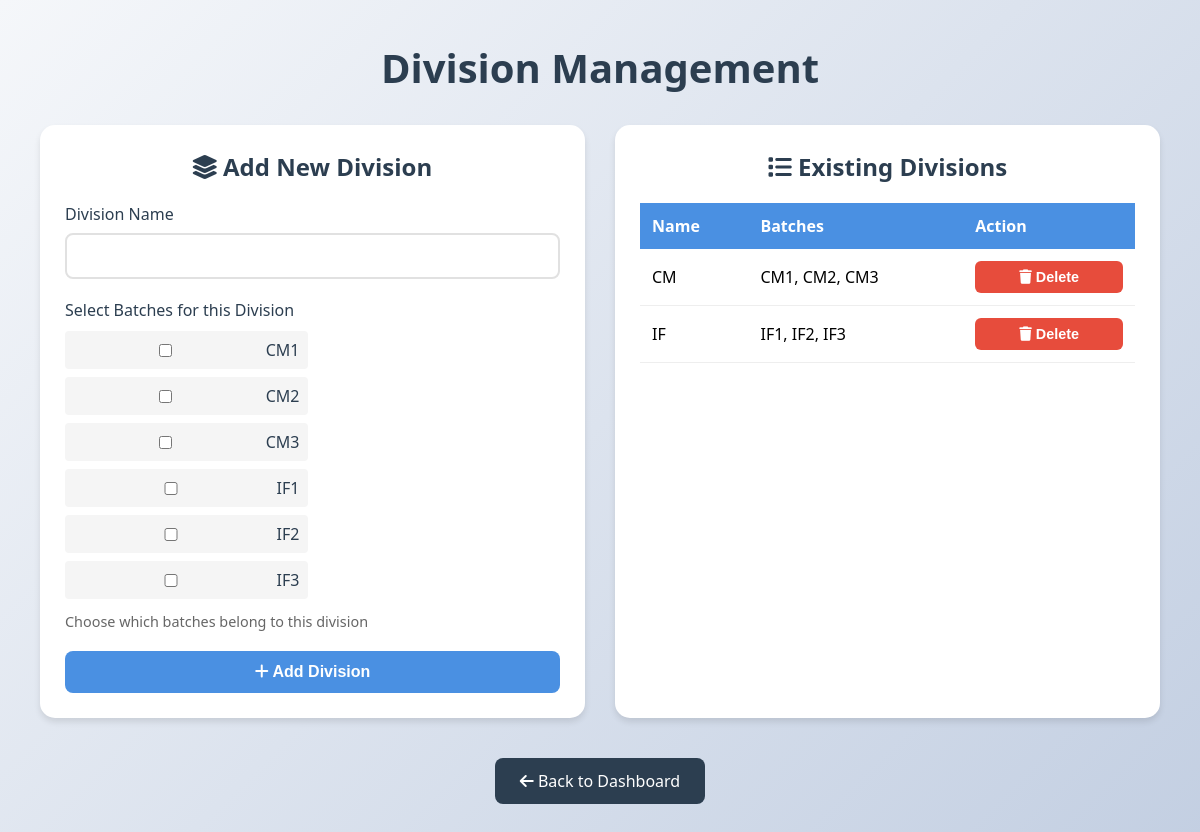
Screenshot of /add-division/ (signed in) with the database file from the repository.
### timetable/models.py (models this page shows, shortened)
class Division(models.Model):
    name = models.CharField(max_length=10, unique=True)
    batches = models.ManyToManyField('Batch', blank=True, related_name='divisions')  # Added related_name for easier access
    department = models.ForeignKey(Department, on_delete=models.CASCADE, related_name='divisions',null=True, blank=True)

class Batch(models.Model):
    name = models.CharField(max_length=10, unique=True)
    department = models.ForeignKey(Department, on_delete=models.CASCADE, related_name='batches',null=True, blank=True)
    def __str__(self):
        return self.name

### timetable/views.py (the view)
# urls.py: path('add-division/', views.add_division, name='add_division'),
def add_division(request):
    try:
        department = Department.objects.get(admin=request.user)
        if request.method == 'POST':
            form = DivisionForm(request.POST, department=department)
            if form.is_valid():
                division = form.save(commit=False)
                division.department = department
                division.save()
                form.save_m2m()
                messages.success(request, "Division added successfully!")
                return redirect('add_division')
            else:
                messages.error(request, "Error adding division. Please check the form.")
        else:
            form = DivisionForm(department=department)
        return render(request, 'add_division.html', {'form': form, 'divisions': Division.objects.filter(department=department)})
    except Department.DoesNotExist:
        messages.error(request, 'You are not authorized to add divisions.')
        return redirect('login')

### timetable/forms.py
class DivisionForm(forms.ModelForm):
    class Meta:
        model = Division
        fields = ['name', 'batches']
        widgets = {
            'batches': forms.CheckboxSelectMultiple(attrs={'class': 'batch-checkboxes'})
        }
    def __init__(self, *args, **kwargs):
        self.department = kwargs.pop('department', None)
        super().__init__(*args, **kwargs)
        if self.department:
            self.fields['batches'].queryset = Batch.objects.filter(department=self.department)
        self.fields['batches'].label = "Select Batches for this Division"
        self.fields['batches'].help_text = "Choose which batches belong to this division"

### timetable/templates/add_division.html (shortened to what this page needs)
<!DOCTYPE html>
<html lang="en">
<head>
    <link rel="stylesheet" href="https://cdnjs.cloudflare.com/ajax/libs/font-awesome/6.0.0/css/all.min.css">
</head>
<body>
    <div class="container">
        <div class="header">
            <h1>Division Management</h1>
        </div>
        <div class="content-wrapper">
            <div class="form-container">
                <h2><i class="fas fa-layer-group"></i> Add New Division</h2>
                <form method="post">
                    <div class="form-group">
                        <label for="{{ form.name.id_for_label }}">Division Name</label>
                        {{ form.name }}
                    </div>
                    <div class="form-group">
                        <label for="{{ form.batches.id_for_label }}">{{ form.batches.label }}</label>
                        <div class="batch-selection">
                            {{ form.batches }}
                        </div>
                        {% if form.batches.help_text %}
                            <small class="help-text">{{ form.batches.help_text }}</small>
                        {% endif %}
                    </div>
                    <button type="submit">
                        <i class="fas fa-plus"></i> Add Division
                    </button>
                </form>
            </div>
            <div class="list-container">
                <h2><i class="fas fa-list"></i> Existing Divisions</h2>
                {% if divisions %}
                <table class="division-list">
                    <thead>
                        <tr>
                            <th>Name</th>
                            <th>Batches</th>
                            <th>Action</th>
                        </tr>
                    </thead>
                    <tbody>
                        {% for division in divisions %}
                        <tr>
                            <td>{{ division.name }}</td>
                            <td>{{ division.batches.all|join:", " }}</td>
                            <td class="action-buttons">
                                <form method="post" id="delete-form-{{ division.id }}" action="{% url 'delete_division' division.id %}" style="display:inline;">
                                    <button type="button" class="delete-btn" onclick="confirmDelete('delete-form-{{ division.id }}', 'Are you sure you want to delete division {{ division.name }}? This action cannot be undone.')">
                                        <i class="fas fa-trash"></i> Delete
                                    </button>
                                </form>
                            </td>
                        </tr>
                        {% endfor %}
                    </tbody>
                </table>
                {% else %}
                <p class="empty-message">No divisions added yet.</p>
                {% endif %}
            </div>
        </div>
        <div style="text-align: center; margin-top: 20px;">
            <a href="{% url 'department_dashboard' %}" class="back-link">
                <i class="fas fa-arrow-left"></i> Back to Dashboard
            </a>
        </div>
    </div>
</body>
</html>

### timetable/templates/add_division.html (style rules this page uses)
:root { --primary-color: #4a90e2; --secondary-color: #f5f6fa; --accent-color: #2ecc71; --danger-color: #e74c3c; --text-color: #2c3e50; --shadow: 0 4px 6px rgba(0, 0, 0, 0.1); --transition: all 0.3s ease; }
* { margin: 0; padding: 0; box-sizing: border-box; }
body { font-family: 'Segoe UI', Tahoma, Geneva, Verdana, sans-serif; background: linear-gradient(135deg, #f5f7fa 0%, #c3cfe2 100%); min-height: 100vh; padding: 20px; }
.container { max-width: 1200px; margin: 0 auto; padding: 20px; }
.header { text-align: center; margin-bottom: 30px; }
.header h1 { color: var(--text-color); font-size: 2.5em; margin-bottom: 10px; }
.content-wrapper { display: grid; grid-template-columns: 1fr 1fr; gap: 30px; margin-top: 20px; }
.form-container, .list-container { background: white; border-radius: 15px; padding: 25px; box-shadow: var(--shadow); }
.form-container h2, .list-container h2 { color: var(--text-color); margin-bottom: 20px; font-size: 1.5em; text-align: center; }
.form-group { margin-bottom: 20px; }
label { display: block; margin-bottom: 8px; color: var(--text-color); font-weight: 500; }
input, select { width: 100%; padding: 12px; border: 2px solid #e1e1e1; border-radius: 8px; font-size: 1em; transition: var(--transition); }
button { background: var(--primary-color); color: white; border: none; padding: 12px 25px; border-radius: 8px; cursor: pointer; font-size: 1em; font-weight: 600; transition: var(--transition); width: 100%; }
.division-list { width: 100%; border-collapse: collapse; margin-top: 20px; }
.division-list th { background: var(--primary-color); color: white; padding: 12px; text-align: left; }
.division-list td { padding: 12px; border-bottom: 1px solid #eee; }
.delete-btn { background: var(--danger-color); color: white; border: none; padding: 8px 15px; border-radius: 6px; cursor: pointer; font-size: 0.9em; transition: var(--transition); }
.back-link { display: inline-block; padding: 12px 25px; background: var(--text-color); color: white; text-decoration: none; border-radius: 8px; margin-top: 20px; transition: var(--transition); }
.batch-selection { display: grid; grid-template-columns: repeat(auto-fill, minmax(200px, 1fr)); gap: 10px; margin-top: 10px; }
.batch-checkboxes { list-style: none; padding: 0; margin: 0; }
.batch-checkboxes label { display: flex; align-items: center; gap: 8px; cursor: pointer; padding: 8px; border-radius: 4px; background: #f5f5f5; transition: background-color 0.2s; }
.help-text { color: #666; font-size: 0.9em; margin-top: 5px; display: block; }

### rows the page displays
Division: name "CM", batches.all "CM1, CM2, CM3"
Division: name "IF", batches.all "IF1, IF2, IF3"
